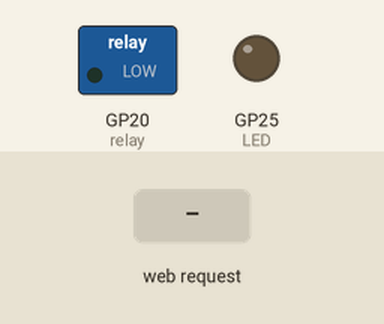
Simulated run of this program. Board: Raspberry Pi Pico running MicroPython. On the bench: switched loads named in the program (green lamp = pin HIGH), output pins drawn as LEDs (lit = HIGH). The test bench sets the inputs (shaded band). WiFi joins after 1.5 s; values from a settings file that is not in the repository are placeholders; what the program prints to the serial console is not drawn.

Above: at 2.8 s.
2.9 s: HTTP request GET /led_on received
At 4.0 s:
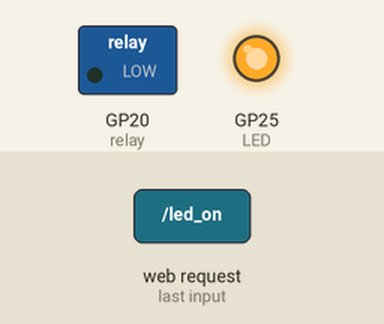
4.4 s: HTTP request GET /toggle_gate received
At 5.0 s:
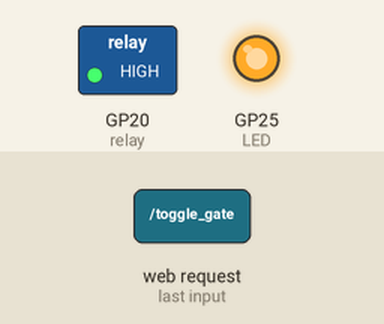
Timing chart, 0 to 7.4 s (numbered marks = the images above; inputs shaded):
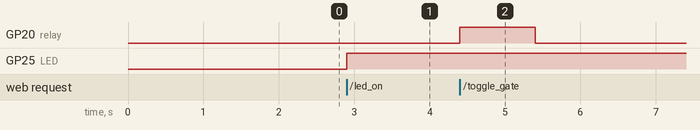

Measured:
- after the input at 2.9 s, GP25 (LED): LOW → HIGH at once
- after the input at 4.4 s, GP20 (relay): LOW → HIGH at once, → LOW 1.0 s later

The program:

main.py
```python
# Pico Gate Controller (MicroPython, Raspberry Pi Pico W)
# Last Updated: 23 Aug 2025

try:
    import usocket as socket
except:
    import socket

import network, time, gc
from machine import Pin
from utils import parse_request_path, html_page

try:
    import secrets  # user-created, ignored by git
except ImportError:
    # Fallback: define secrets directly here if no secrets.py exists
    class secrets:
        WIFI_SSID = ""
        WIFI_PASSWORD = ""

# --- GPIO setup ---
gc.collect()
RELAY_PIN = 20
relay = Pin(RELAY_PIN, Pin.OUT)
relay.value(0)

LED = Pin("LED", Pin.OUT)
led_state = "OFF"

# --- Wi-Fi connect ---
def connect_wifi(ssid, password, timeout_s=20):
    sta = network.WLAN(network.STA_IF)
    sta.active(True)
    if not sta.isconnected():
        print("[LOG] Wi-Fi: connecting…")
        sta.connect(ssid, password)
        start = time.ticks_ms()
        while not sta.isconnected():
            if time.ticks_diff(time.ticks_ms(), start) > (timeout_s * 1000):
                print("[WARN] Wi-Fi: connect timeout")
                return None
            time.sleep(0.2)
    print("[LOG] Wi-Fi: connected", sta.ifconfig())
    return sta

sta = connect_wifi(secrets.WIFI_SSID, secrets.WIFI_PASSWORD)
if sta:
    print("Wi-Fi connected:", sta.ifconfig())
else:
    print("Wi-Fi connection failed.")

# --- HTTP server ---
addr = socket.getaddrinfo("0.0.0.0", 80)[0][-1]
s = socket.socket()
s.setsockopt(socket.SOL_SOCKET, socket.SO_REUSEADDR, 1)
s.bind(addr)
s.listen(5)
print("[LOG] Listening on", addr)

def toggle_gate():
    print("[LOG] Gate toggle start")
    relay.value(1)
    time.sleep(1)
    relay.value(0)
    print("[LOG] Gate toggle end")

def http_send(conn, body, code=200, ctype="text/html"):
    try:
        conn.send("HTTP/1.1 {} OK\r\n".format(code))
        conn.send("Content-Type: {}\r\n".format(ctype))
        conn.send("Connection: close\r\n\r\n")
        conn.sendall(body if isinstance(body, str) else str(body))
        print("[LOG] Sent response with code", code, "| length:", len(body))
    except Exception as e:
        print("[ERR] Send failed:", e)
        raise

def ensure_wifi(ssid, password):
    sta = network.WLAN(network.STA_IF)
    if not sta.isconnected():
        print("[WARN] Wi-Fi dropped, reconnecting…")
        sta.connect(ssid, password)
        for _ in range(50):  # ~10s timeout
            if sta.isconnected():
                print("[LOG] Wi-Fi reconnected", sta.ifconfig())
                break
            time.sleep(0.2)

while True:
    try:
        ensure_wifi(secrets.WIFI_SSID, secrets.WIFI_PASSWORD)
        conn, addr = s.accept()
        print("[LOG] Accepted connection from", addr)
        start = time.ticks_ms()

        conn.settimeout(1.0)  # shorter wait for idle sockets
        try:
            req = conn.recv(1024)
        except OSError as oe:
            # 110 = ETIMEDOUT (client connected but sent nothing)
            if getattr(oe, "args", [None])[0] == 110:
                print("[INFO] Idle connection (no data), closed")
                conn.close()
                continue
            raise
        finally:
            conn.settimeout(None)


        first_line = req.split(b"\r\n", 1)[0]
        try:
            print("[LOG] Request:", first_line.decode())
        except:
            print("[LOG] Request (raw):", first_line)

        path, query = parse_request_path(req)
        print("[LOG] Parsed path:", path)

        code = 200

        if path == "/":
            body = html_page(led_state)

        elif path == "/led_on":
            LED.on()
            led_state = "ON"
            print("[LOG] Action: LED ON")
            body = html_page(led_state)

        elif path == "/led_off":
            LED.off()
            led_state = "OFF"
            print("[LOG] Action: LED OFF")
            body = html_page(led_state)

        elif path == "/toggle_gate":
            toggle_gate()
            body = html_page("TOGGLED")

        else:
            code, body = 404, "Not Found"
            print("[WARN] 404 Not Found:", path)

        http_send(conn, body, code=code)
        conn.close()

        elapsed = time.ticks_diff(time.ticks_ms(), start)
        print("[LOG] Served", path, "in", elapsed, "ms | free mem:", gc.mem_free())

        gc.collect()
    except OSError as oe:
        try: conn.close()
        except: pass
        print("[ERR] OSError:", oe)
        print("[WARN] Connection closed due to OSError")
    except Exception as e:
        try: conn.close()
        except: pass
        print("[ERR] Exception:", e)
        gc.collect()
```

utils.py
```python
def parse_request_path(request_bytes):
    """Very small parser for the first line of an HTTP GET request"""
    try:
        line = request_bytes.split(b"\r\n", 1)[0]
        parts = line.split()
        if len(parts) < 2:
            return "/", {}
        url = parts[1].decode("utf-8")
        if "?" in url:
            path, query = url.split("?", 1)
            q = {}
            for kv in query.split("&"):
                if "=" in kv:
                    k, v = kv.split("=", 1)
                    q[k] = v
                else:
                    q[kv] = ""
            return path, q
        return url, {}
    except Exception:
        return "/", {}

def html_page(led_state="OFF"):
    return f"""<html>
<head>
  <meta name="viewport" content="width=device-width, initial-scale=1">
  <title>Pico Gate Controller</title>
  <style>
    html,body{{font-family:Arial,Helvetica,sans-serif;margin:0;padding:0;text-align:center}}
    .wrap{{max-width:520px;margin:24px auto;padding:0 16px}}
    h1{{font-size:20px;margin:12px 0}}
    .state{{margin:12px 0;font-weight:bold}}
    .btn{{display:inline-block;margin:6px;padding:14px 22px;border:0;border-radius:6px;cursor:pointer;font-size:16px}}
    .on{{background:#ce1b0e;color:#fff}}
    .off{{background:#000;color:#fff}}
    .foot{{margin-top:20px;font-size:12px;color:#666}}
  </style>
</head>
<body>
  <div class="wrap">
    <h1>Pico Gate Controller</h1>
    <div class="state">LED: {led_state}</div>
    <p>
      <a href="/led_on"><button class="btn on">LED ON</button></a>
      <a href="/led_off"><button class="btn off">LED OFF</button></a>
    </p>
    <p>
      <a href="/toggle_gate"><button class="btn off">TOGGLE GATE</button></a>
    </p>
    <div class="foot">© 2025</div>
  </div>
</body>
</html>"""
```
